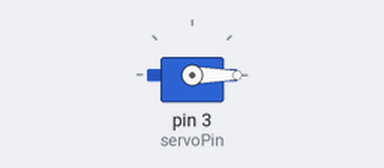
Bench run of a sketch on a simulated Arduino Uno, built with avr-gcc and run on an emulated ATmega328P. Parts: servo.

Above: at 0.05 s.
At 2.55 s:
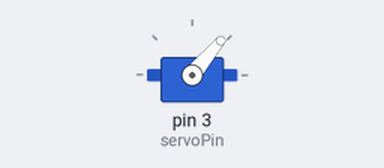
At 5.05 s:
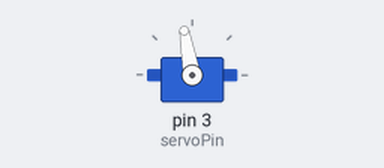
At 10.05 s:
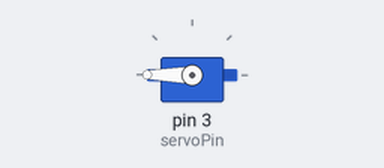
Timing chart, 0 to 13.1 s (numbered marks = the images above):
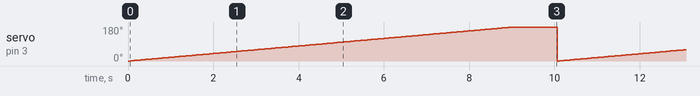

Measured:
- by itself, servo on pin 3 (servoPin): ramps from 0° to 180° and jumps back, once every 10.1 s

The sketch:

Servo_Test.ino
```cpp
// Include the Servo library
int i;
#include <Servo.h>
// Declare the Servo pin
int servoPin = 3;
// Create a servo object
Servo Servo1;
void setup() {
   // We need to attach the servo to the used pin number
   Servo1.attach(servoPin);
}
void loop(){
   // Make servo go to 0 degrees
   for(i=0;i<=180;i++)
   {
    Servo1.write(i);
    delay(50);
   }
   // Make servo go to 90 degrees
   //Servo1.write(90);
   //delay(1000);
   // Make servo go to 180 degrees
   Servo1.write(180);
   delay(1000);
}
```
